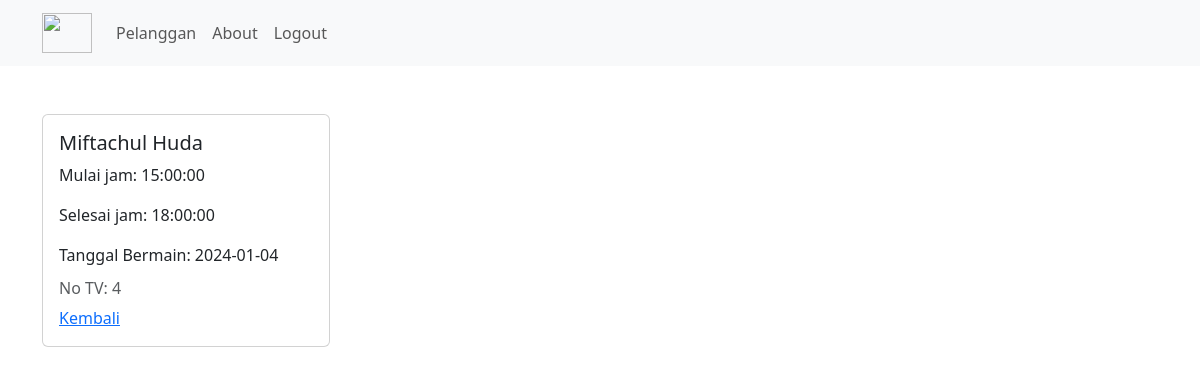
/public/pelanggan/detail/2 (signed in), run on the app's committed database.
### tables this page shows
CREATE TABLE `pelanggan` (
  `id` int(11) NOT NULL,
  `nama` varchar(255) NOT NULL,
  `jam_mulai` time NOT NULL,
  `jam_selesai` time NOT NULL,
  `tanggal` date NOT NULL,
  `tv` int(11) NOT NULL
);

### app/controllers/Pelanggan.php (called while the page is built, shortened)
<?php
class Pelanggan extends Controller {
    public function detail($id){
        $data['judul'] = 'Detail Pelanggan';
        $data['plg'] = $this->model('Pelanggan_model')->getPelangganById($id);
        $this->view('pelanggan/detail', $data);
    }
}

### app/core/App.php (called while the page is built, shortened)
<?php
class App {
    protected $method = 'index';
    protected $params = [];
    public function __construct()
    {
        $url = $this->parseURL();
        if(isset($url[0]) && file_exists('../app/controllers/' . $url[0] . '.php')){
            unset($url[0]);
        }
        $this->controller = new $this->controller;
        if (isset($url[1])) {
            if(method_exists($this->controller, $url[1])){
                $this->method = $url[1];
                unset($url[1]);
            }
        }
        if(!empty($url)) {
            $this->params = array_values($url);
        }
        call_user_func_array([$this->controller, $this->method], $this->params);
    }
    public function parseURL() {
        if( isset($_GET['url']) ) {
            $url = rtrim($_GET['url'], '/');
            $url = filter_var($url, FILTER_SANITIZE_URL);
            $url = explode('/', $url);
            return $url;
        }
    }
}

### public/index.php (called while the page is built, shortened)
<?php
$app = new App;
?>

### app/core/Database.php (called while the page is built, shortened)
<?php
class Database {
    private $host = DB_HOST;
    private $user = DB_USER;
    private $pass = DB_PASS;
    private $db_name = DB_NAME;
    private $dbh;
    private $stmt;
    public function __construct(){
        $dsn = 'mysql:host=' . $this->host . ';dbname=' . $this->db_name;
        $option = [
            PDO::ATTR_PERSISTENT => true,
            PDO::ATTR_ERRMODE => PDO::ERRMODE_EXCEPTION,
        ];
        try {
            $this->dbh = new PDO($dsn, $this->user, $this->pass, $option);
        } catch(PDOException $e) {
            die($e->getMessage());
        }
    }
    public function query($query) {
        $this->stmt = $this->dbh->prepare($query);
    }
    public function bind($param, $value, $type = null) {
        if (is_null($type)) {
            switch (true) {
                default :
                    $type = PDO::PARAM_STR;
            }
        }
        $this->stmt->bindValue($param, $value, $type);
    }
    public function execute() {
        $this->stmt->execute();
    }
    public function single(){
        $this->execute();
        return $this->stmt->fetch(PDO::FETCH_ASSOC);
    }
}

### app/models/Pelanggan_model.php (called while the page is built, shortened)
<?php
class Pelanggan_model {
    private $table = 'pelanggan';
    private $db;
    public function __construct(){
        $this->db = new Database;
    }
        public function getPelangganById($id){
            $this->db->query('SELECT * FROM ' . $this->table . ' WHERE id=:id');
            $this->db->bind('id',$id);
            return $this->db->single();
        }
}

### app/views/pelanggan/detail.php (the view)
<div class="container mt-5">
    <div class="card" style="width: 18rem;">
        <div class="card-body">
            <h5 class="card-title"><?= $data['plg'] ['nama']; ?></h5>
            <p class="card-text">Mulai jam: <?= $data['plg'] ['jam_mulai']; ?></p>
            <p class="card-text">Selesai jam: <?= $data['plg'] ['jam_selesai']; ?></p>
            <p class="card-text">Tanggal Bermain: <?= $data['plg'] ['tanggal']; ?></p>
            <h6 class="card-subtitle mb-2 text-body-secondary">No TV: <?= $data['plg'] ['tv']; ?></h6>
            <a href="<?= BASEURL; ?>/pelanggan" class="card-link">Kembali</a>
        </div>
    </div>
</div>

### data on the page
pelanggan: nama "Miftachul Huda", jam_mulai "15:00:00", jam_selesai "18:00:00", tanggal "2024-01-04", tv "4"
